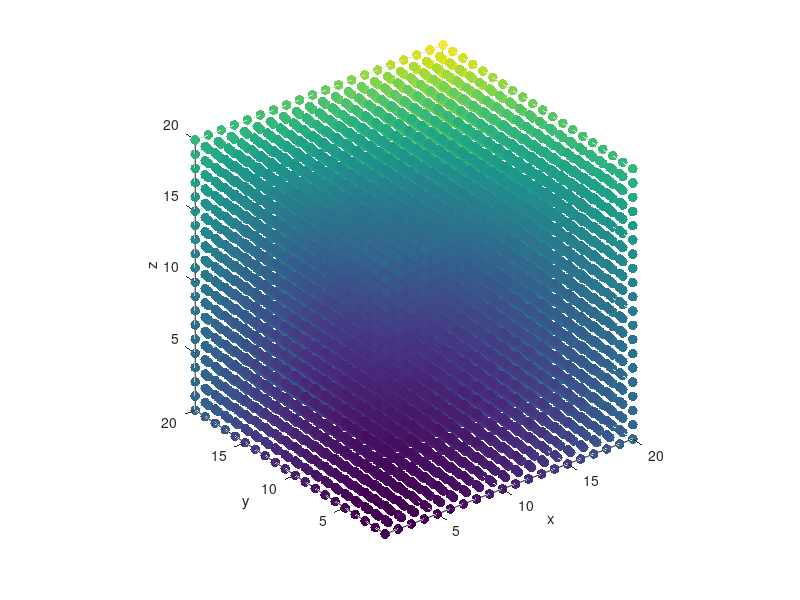

Here is the MATLAB script that generated this plot: (Note: this script raises an error after producing the figure.)
clc
close all

addpath('../mole_MATLAB')

% Parameters
k = 2;  % Order of accuracy
m = 20; % Number of nodes along x-axis
n = 20; % Number of nodes along y-axis
o = 20; % Number of nodes along z-axis

[X, Y, Z] = meshgrid(1:m, 1:n, 1:o);

C = X.^2+Y.^2+Z.^2; % Given scalar field (on a nodal grid)

% Plot the physical grid
scatter3(X(:), Y(:), Z(:), 50, C(:), 'Filled');
axis equal
xlabel('x')
ylabel('y')
zlabel('z')
set(gcf, 'Color', 'w')

% Staggered logical grid
[Xs, Ys, Zs] = meshgrid([1 1.5 : 1 : m-0.5 m], [1 1.5 : 1 : n-0.5 n], [1 1.5 : 1 : o-0.5 o]);
% Interpolate scalar field from nodal logical to staggered logical
Cs = interp3(C, Xs, Ys, Zs);
% Reshape the field so it can be multiplied by the operator later on
C_ = reshape(permute(Cs, [2, 1, 3]), [], 1);

% Get 3D curvilinear mimetic gradient
G = grad3DCurv(k, X, Y, Z);

% Apply the operator to the field
TMP = G*C_;
Gx = TMP(1:m*(n-1)*(o-1));
Gy = TMP(m*(n-1)*(o-1)+1:m*(n-1)*(o-1)+(m-1)*n*(o-1));
Gz = TMP(m*(n-1)*(o-1)+(m-1)*n*(o-1)+1:end);

% Reshape for visualization
Gx = permute(reshape(Gx, m, n-1, o-1), [2, 1, 3]);
Gy = permute(reshape(Gy, m-1, n, o-1), [2, 1, 3]);
Gz = permute(reshape(Gz, m-1, n-1, o), [2, 1, 3]);

figure
surf(Gx(:, :, 10))
title('Gx')
xlabel('x')
ylabel('y')
zlabel('z')
set(gcf, 'Color', 'w')

figure
surf(Gy(:, :, 10))
title('Gy')
xlabel('x')
ylabel('y')
zlabel('z')
set(gcf, 'Color', 'w')

figure
surf(squeeze(Gz(10, :, :)))
title('Gz')
xlabel('z')
ylabel('x')
zlabel('y')
set(gcf, 'Color', 'w')